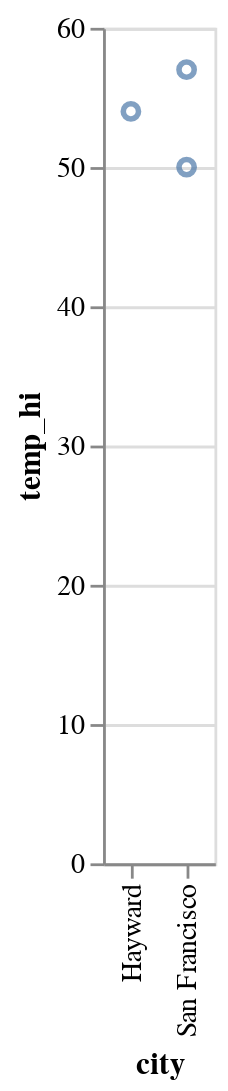

The notebook cell saved with this chart:
### Markdown cell above
プロット（altair）

### Code cell
import pandas as pd
pd.set_option("plotting.backend", "altair") 
result.plot(kind="scatter", x="city", y="temp_hi")

### Figure 1 — Vega-Lite specification as saved in the notebook (floating-point values rounded to 4 significant figures)
{"config": {"view": {"continuousWidth": 400, "continuousHeight": 300}}, "data": {"name": "data-8b10f906318271a235437b460571e770"}, "mark": {"type": "point"}, "encoding": {"tooltip": [{"type": "quantitative", "field": "temp_hi"}, {"type": "nominal", "field": "city"}], "x": {"type": "nominal", "field": "city"}, "y": {"type": "quantitative", "field": "temp_hi"}}, "selection": {"selector001": {"type": "interval", "bind": "scales", "encodings": ["x", "y"]}}, "$schema": "https://vega.github.io/schema/vega-lite/v4.8.1.json", "datasets": {"data-8b10f906318271a235437b460571e770": [{"temp_hi": 50, "city": "San Francisco"}, {"temp_hi": 57, "city": "San Francisco"}, {"temp_hi": 54, "city": "Hayward"}]}}
